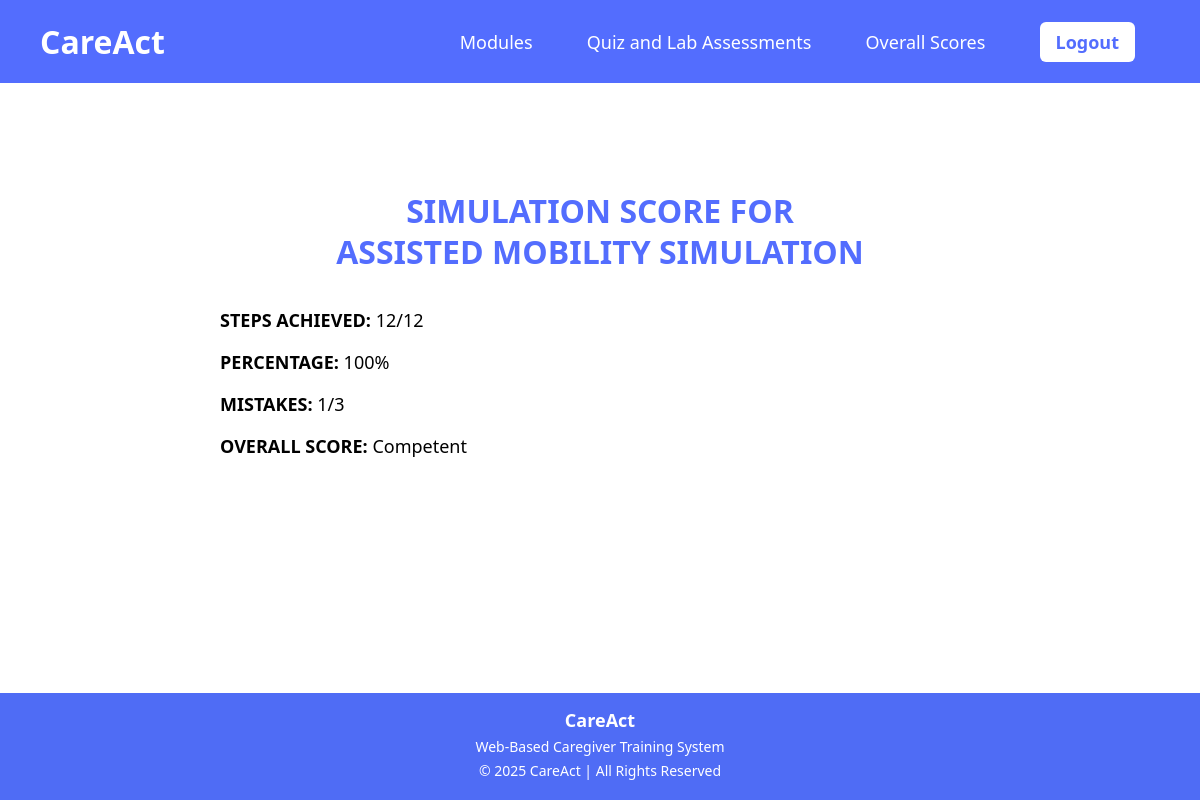
The page /mobilitysimulationscore.php (signed in) on the database its author committed.
### tables this page shows
CREATE TABLE `simulation_settings` (
  `sim_id` varchar(50) NOT NULL,
  `sim_title` varchar(255) NOT NULL,
  `scenario` text NOT NULL,
  `score_redirect` varchar(255) NOT NULL,
  `max_mistakes` int(11) NOT NULL DEFAULT 3
);

CREATE TABLE `simulation_scores` (
  `id` int(11) NOT NULL,
  `user_id` int(11) NOT NULL,
  `simulation_name` varchar(100) DEFAULT NULL,
  `steps` int(11) DEFAULT NULL,
  `total_steps` int(11) DEFAULT NULL,
  `percentage` int(11) DEFAULT NULL,
  `mistakes` int(11) DEFAULT NULL,
  `status` varchar(50) DEFAULT NULL,
  `created_at` timestamp NULL DEFAULT current_timestamp()
);

### mobilitysimulationscore.php (the view, shortened to what this page needs)
<?php
include "db.php";
$user_id = $_SESSION['user_id'];
$ss = mysqli_fetch_assoc(mysqli_query($conn,
    "SELECT sim_title, max_mistakes FROM simulation_settings WHERE sim_id = 'mobilitysimulation'"));
$simTitle    = $ss ? htmlspecialchars($ss['sim_title']) : 'Assisted Mobility Simulation';
$maxMistakes = $ss ? (int)$ss['max_mistakes'] : 3;
$stmt = mysqli_prepare($conn,
    "SELECT * FROM simulation_scores WHERE user_id=? AND simulation_name='mobilitysimulation'
     ORDER BY id DESC LIMIT 1");
mysqli_stmt_bind_param($stmt, "i", $user_id);
mysqli_stmt_execute($stmt);
$score = mysqli_fetch_assoc(mysqli_stmt_get_result($stmt));
?>
<!DOCTYPE html>
<html lang="en">
<head>
</head>
<body>
<header>
  <div class="logo">CareAct</div>
  <nav>
    <a href="modules.php">Modules</a>
    <a href="quizandlab.php">Quiz and Lab Assessments</a>
    <a href="scores.php">Overall Scores</a>
    <a href="logout.php" class="logout">Logout</a>
  </nav>
</header>
<div class="main">
  <h2 class="title">SIMULATION SCORE FOR<br>
    <?php echo strtoupper($simTitle); ?>
  </h2>
  <p><b>STEPS ACHIEVED:</b>
    <?php echo $score['steps'] . "/" . $score['total_steps']; ?></p>
  <p><b>PERCENTAGE:</b>
    <?php echo $score['percentage']; ?>%</p>
  <p><b>MISTAKES:</b>
    <?php echo $score['mistakes']; ?>/<?php echo $maxMistakes; ?></p>
  <p><b>OVERALL SCORE:</b>
    <?php echo $score['status']; ?></p>
</div>
<footer>
  <h3>CareAct</h3>
  <p>Web-Based Caregiver Training System</p>
  <p>© 2025 CareAct | All Rights Reserved</p>
</footer>
</body>
</html>

### mobilitysimulationscore.php (style rules this page uses)
:root { --primary: #536dfe; }
* { font-family: "Segoe UI", sans-serif; box-sizing: border-box; }
body { margin: 0; display: flex; flex-direction: column; min-height: 100vh; }
header { background: var(--primary); color: white; padding: 20px 40px; display: flex; align-items: center; justify-content: space-between; }
.logo { font-size: 32px; font-weight: bold; }
nav a { color: white; text-decoration: none; margin: 0 25px; font-size: 18px; font-weight: 500; }
.logout { background: white; color: var(--primary); padding: 8px 16px; border-radius: 6px; font-weight: bold; }
.main { max-width: 800px; margin: 80px auto; flex: 1; width: 100%; padding: 0 20px; }
.title { color: var(--primary); font-size: 32px; font-weight: bold; margin-bottom: 35px; line-height: 1.3; text-align: center; }
p { font-size: 18px; margin: 18px 0; text-align: left; }
footer { background: #4f6cf5; color: white; text-align: center; padding: 15px 20px; margin-top: auto; }
footer h3 { margin: 0; font-size: 18px; }
footer p { margin: 5px 0; font-size: 14px; text-align: center; }

### rows shown on the page
simulation_settings: sim_title "ASSISTED MOBILITY SIMULATION", max_mistakes "3"
simulation_scores: steps "12", total_steps "12", percentage "100", mistakes "1", status "Competent"
